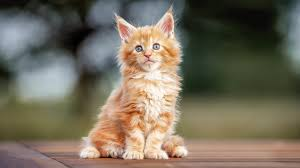
#> input picture 4.Python/real_examples/cats.jpg, 300 x 168 px
$ python imageprocess.py
#> lines starting #> are read from the running program, lines starting #| are printed output that depends on the picture
from PIL import Image, ImageFilter

#이미지 열기
image = Image.open('cats.jpg')
#> image is the input picture: PIL image 300x168 RGB; mean R, G, B 117.6, 109.5, 92.8

#이미지 크기를 줄이고 싶음
resized_image = image.resize((80, 60))
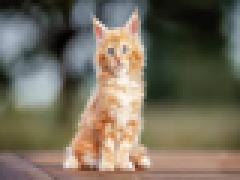
#> resized_image: PIL image 80x60 RGB (shown 3 times larger); mean R, G, B 117.6, 109.5, 92.8
resized_image.save("small_cats.jpg")

#이미지 블러
blurred_image = image.filter(ImageFilter.BLUR)
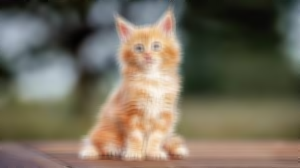
#> blurred_image: PIL image 300x168 RGB; mean R, G, B 117.6, 109.4, 92.8
blurred_image.save("blur_cats.jpg")
